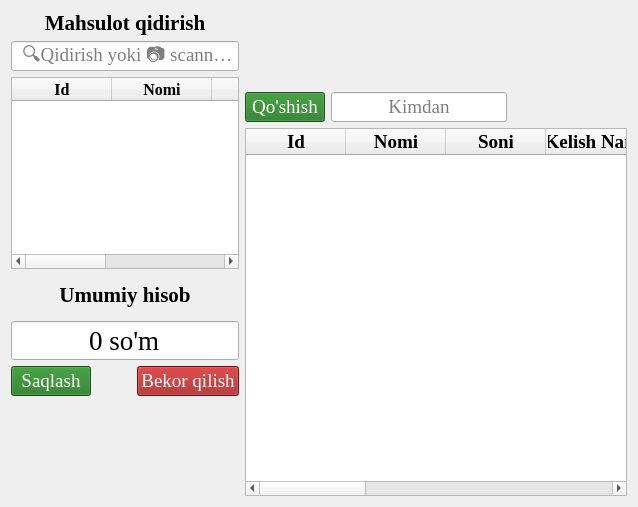
        <widget class="QWidget" name="tab">
         <attribute name="icon">
          <iconset resource="icons/images.qrc">
           <normaloff>:/image/plus.png</normaloff>:/image/plus.png</iconset>
         </attribute>
         <attribute name="title">
          <string>Yangi tovar</string>
         </attribute>
         <layout class="QGridLayout" name="gridLayout">
          <item row="0" column="0">
           <layout class="QHBoxLayout" name="horizontalLayout_2" stretch="3,8">
            <item>
             <layout class="QGridLayout" name="gridLayout_5">
              <item row="4" column="0">
               <widget class="QLineEdit" name="lineEdit_5">
                <property name="font">
                 <font>
                  <family>Times New Roman</family>
                  <pointsize>20</pointsize>
                  <stylestrategy>PreferDefault</stylestrategy>
                 </font>
                </property>
                <property name="focusPolicy">
                 <enum>Qt::StrongFocus</enum>
                </property>
                <property name="toolTip">
                 <string>&lt;html&gt;&lt;head/&gt;&lt;body&gt;&lt;p align=&quot;right&quot;&gt;&lt;br/&gt;&lt;/p&gt;&lt;/body&gt;&lt;/html&gt;</string>
                </property>
                <property name="whatsThis">
                 <string>&lt;html&gt;&lt;head/&gt;&lt;body&gt;&lt;p align=&quot;right&quot;&gt;sd&lt;/p&gt;&lt;/body&gt;&lt;/html&gt;</string>
                </property>
                <property name="layoutDirection">
                 <enum>Qt::LeftToRight</enum>
                </property>
                <property name="styleSheet">
                 <string notr="true"/>
                </property>
                <property name="text">
                 <string>0 so'm</string>
                </property>
                <property name="alignment">
                 <set>Qt::AlignCenter</set>
                </property>
               </widget>
              </item>
              <item row="0" column="0">
               <widget class="QLabel" name="label_10">
                <property name="font">
                 <font>
                  <family>Times New Roman</family>
                  <pointsize>14</pointsize>
                  <stylestrategy>PreferDefault</stylestrategy>
                 </font>
                </property>
                <property name="text">
                 <string>&lt;html&gt;&lt;head/&gt;&lt;body&gt;&lt;p&gt;&lt;span style=&quot; font-size:16pt; font-weight:600;&quot;&gt;Mahsulot qidirish&lt;/span&gt;&lt;/p&gt;&lt;/body&gt;&lt;/html&gt;</string>
                </property>
                <property name="alignment">
                 <set>Qt::AlignCenter</set>
                </property>
               </widget>
              </item>
              <item row="2" column="0">
               <widget class="QTableWidget" name="tableWidget_6">
                <property name="font">
                 <font>
                  <family>Times New Roman</family>
                  <pointsize>10</pointsize>
                 </font>
                </property>
                <property name="editTriggers">
                 <set>QAbstractItemView::NoEditTriggers</set>
                </property>
                <property name="selectionMode">
                 <enum>QAbstractItemView::SingleSelection</enum>
                </property>
                <property name="selectionBehavior">
                 <enum>QAbstractItemView::SelectRows</enum>
                </property>
                <property name="sortingEnabled">
                 <bool>true</bool>
                </property>
                <attribute name="verticalHeaderVisible">
                 <bool>false</bool>
                </attribute>
                <attribute name="verticalHeaderCascadingSectionResizes">
                 <bool>true</bool>
                </attribute>
                <column>
                 <property name="text">
                  <string>Id</string>
                 </property>
                 <property name="font">
                  <font>
                   <family>Times New Roman</family>
                   <pointsize>12</pointsize>
                   <weight>75</weight>
                   <bold>true</bold>
                  </font>
                 </property>
                </column>
                <column>
                 <property name="text">
                  <string>Nomi</string>
                 </property>
                 <property name="font">
                  <font>
                   <family>Times New Roman</family>
                   <pointsize>12</pointsize>
                   <weight>75</weight>
                   <bold>true</bold>
                  </font>
                 </property>
                </column>
                <column>
                 <property name="text">
                  <string>Narx</string>
                 </property>
                 <property name="font">
                  <font>
                   <family>Times New Roman</family>
                   <pointsize>12</pointsize>
                   <weight>75</weight>
                   <bold>true</bold>
                  </font>
                 </property>
                </column>
                <column>
                 <property name="text">
                  <string>Soni</string>
                 </property>
                 <property name="font">
                  <font>
                   <family>Times New Roman</family>
                   <pointsize>12</pointsize>
                   <weight>75</weight>
                   <bold>true</bold>
                  </font>
                 </property>
                </column>
                <column>
                 <property name="text">
                  <string>Barcode</string>
                 </property>
                 <property name="font">
                  <font>
                   <family>Times New Roman</family>
                   <pointsize>12</pointsize>
                   <weight>75</weight>
                   <bold>true</bold>
                  </font>
                 </property>
                </column>
               </widget>
              </item>
              <item row="3" column="0">
               <widget class="QLabel" name="label_9">
                <property name="minimumSize">
                 <size>
                  <width>50</width>
                  <height>40</height>
                 </size>
                </property>
                <property name="maximumSize">
                 <size>
                  <width>1000</width>
                  <height>70</height>
                 </size>
                </property>
                <property name="font">
                 <font>
                  <family>Times New Roman</family>
                  <pointsize>14</pointsize>
                  <stylestrategy>PreferDefault</stylestrategy>
                 </font>
                </property>
                <property name="text">
                 <string>&lt;html&gt;&lt;head/&gt;&lt;body&gt;&lt;p align=&quot;center&quot;&gt;&lt;span style=&quot; font-size:16pt; font-weight:600;&quot;&gt;Umumiy hisob&lt;/span&gt;&lt;/p&gt;&lt;/body&gt;&lt;/html&gt;</string>
                </property>
               </widget>
              </item>
              <item row="1" column="0">
               <widget class="QLineEdit" name="lineEdit_4">
                <property name="font">
                 <font>
                  <family>Times New Roman</family>
                  <pointsize>14</pointsize>
                  <stylestrategy>PreferDefault</stylestrategy>
                 </font>
                </property>
                <property name="alignment">
                 <set>Qt::AlignCenter</set>
                </property>
                <property name="placeholderText">
                 <string> 🔍Qidirish yoki 📷 scanner ...</string>
                </property>
               </widget>
              </item>
              <item row="5" column="0">
               <layout class="QGridLayout" name="gridLayout_23">
                <item row="0" column="2">
                 <spacer name="horizontalSpacer_27">
                  <property name="font">
                   <font>
                    <family>Times New Roman</family>
                    <pointsize>14</pointsize>
                    <stylestrategy>PreferDefault</stylestrategy>
                   </font>
                  </property>
                  <property name="orientation">
                   <enum>Qt::Horizontal</enum>
                  </property>
                  <property name="sizeType">
                   <enum>QSizePolicy::Minimum</enum>
                  </property>
                  <property name="sizeHint" stdset="0">
                   <size>
                    <width>40</width>
                    <height>20</height>
                   </size>
                  </property>
                 </spacer>
                </item>
                <item row="0" column="4">
                 <spacer name="horizontalSpacer_28">
                  <property name="font">
                   <font>
                    <family>Times New Roman</family>
                    <pointsize>14</pointsize>
                    <stylestrategy>PreferDefault</stylestrategy>
                   </font>
                  </property>
                  <property name="orientation">
                   <enum>Qt::Horizontal</enum>
                  </property>
                  <property name="sizeType">
                   <enum>QSizePolicy::Expanding</enum>
                  </property>
                  <property name="sizeHint" stdset="0">
                   <size>
                    <width>40</width>
                    <height>20</height>
                   </size>
                  </property>
                 </spacer>
                </item>
                <item row="0" column="0">
                 <spacer name="horizontalSpacer_29">
                  <property name="font">
                   <font>
                    <family>Times New Roman</family>
                    <pointsize>14</pointsize>
                    <stylestrategy>PreferDefault</stylestrategy>
                   </font>
                  </property>
                  <property name="orientation">
                   <enum>Qt::Horizontal</enum>
                  </property>
                  <property name="sizeType">
                   <enum>QSizePolicy::Expanding</enum>
                  </property>
                  <property name="sizeHint" stdset="0">
                   <size>
                    <width>40</width>
                    <height>20</height>
                   </size>
                  </property>
                 </spacer>
                </item>
                <item row="0" column="3">
                 <widget class="QPushButton" name="pushButton_9">
                  <property name="font">
                   <font>
                    <family>Times New Roman</family>
                    <pointsize>14</pointsize>
                    <underline>false</underline>
                    <strikeout>false</strikeout>
                    <stylestrategy>PreferDefault</stylestrategy>
                   </font>
                  </property>
                  <property name="cursor">
                   <cursorShape>ArrowCursor</cursorShape>
                  </property>
                  <property name="styleSheet">
                   <string notr="true">background-color: rgb(160, 20, 20); color: white;</string>
                  </property>
                  <property name="text">
                   <string>Bekor qilish</string>
                  </property>
                 </widget>
                </item>
                <item row="0" column="1">
                 <widget class="QPushButton" name="pushButton_11">
                  <property name="font">
                   <font>
                    <family>Times New Roman</family>
                    <pointsize>14</pointsize>
                    <weight>50</weight>
                    <bold>false</bold>
                    <stylestrategy>PreferDefault</stylestrategy>
                   </font>
                  </property>
                  <property name="styleSheet">
                   <string notr="true">background-color: rgb(31, 118, 28); color: white;</string>
                  </property>
                  <property name="text">
                   <string>Saqlash</string>
                  </property>
                 </widget>
                </item>
                <item row="1" column="2">
                 <spacer name="verticalSpacer_3">
                  <property name="orientation">
                   <enum>Qt::Vertical</enum>
                  </property>
                  <property name="sizeType">
                   <enum>QSizePolicy::Fixed</enum>
                  </property>
                  <property name="sizeHint" stdset="0">
                   <size>
                    <width>20</width>
                    <height>100</height>
                   </size>
                  </property>
                 </spacer>
                </item>
               </layout>
              </item>
             </layout>
            </item>
            <item>
             <layout class="QGridLayout" name="gridLayout_4">
              <item row="1" column="0">
               <layout class="QHBoxLayout" name="horizontalLayout_3">
                <item>
                 <widget class="QPushButton" name="pushButton_12">
                  <property name="maximumSize">
                   <size>
                    <width>150</width>
                    <height>50</height>
                   </size>
                  </property>
                  <property name="font">
                   <font>
                    <family>Times New Roman</family>
                    <pointsize>14</pointsize>
                    <stylestrategy>PreferDefault</stylestrategy>
                   </font>
                  </property>
                  <property name="styleSheet">
                   <string notr="true">background-color:rgb(31, 118, 28); color: white;</string>
                  </property>
                  <property name="text">
                   <string>Qo'shish</string>
                  </property>
                 </widget>
                </item>
                <item>
                 <widget class="QLineEdit" name="lineEdit_6">
                  <property name="maximumSize">
                   <size>
                    <width>300</width>
                    <height>16777215</height>
                   </size>
                  </property>
                  <property name="font">
                   <font>
                    <family>Times New Roman</family>
                    <pointsize>14</pointsize>
                   </font>
                  </property>
                  <property name="alignment">
                   <set>Qt::AlignCenter</set>
                  </property>
                  <property name="placeholderText">
                   <string>Kimdan</string>
                  </property>
                 </widget>
                </item>
                <item>
                 <spacer name="horizontalSpacer_2">
                  <property name="orientation">
                   <enum>Qt::Horizontal</enum>
                  </property>
                  <property name="sizeHint" stdset="0">
                   <size>
                    <width>40</width>
                    <height>20</height>
                   </size>
                  </property>
                 </spacer>
                </item>
               </layout>
              </item>
              <item row="2" column="0">
               <widget class="QTableWidget" name="tableWidget_7">
                <property name="font">
                 <font>
                  <family>Times New Roman</family>
                  <pointsize>12</pointsize>
                 </font>
                </property>
                <property name="sortingEnabled">
                 <bool>true</bool>
                </property>
                <attribute name="verticalHeaderVisible">
                 <bool>false</bool>
                </attribute>
                <attribute name="verticalHeaderCascadingSectionResizes">
                 <bool>true</bool>
                </attribute>
                <column>
                 <property name="text">
                  <string>Id</string>
                 </property>
                 <property name="font">
                  <font>
                   <family>Times New Roman</family>
                   <pointsize>14</pointsize>
                   <weight>75</weight>
                   <bold>true</bold>
                  </font>
                 </property>
                </column>
                <column>
                 <property name="text">
                  <string>Nomi</string>
                 </property>
                 <property name="font">
                  <font>
                   <family>Times New Roman</family>
                   <pointsize>14</pointsize>
                   <weight>75</weight>
                   <bold>true</bold>
                  </font>
                 </property>
                </column>
                <column>
                 <property name="text">
                  <string>Soni</string>
                 </property>
                 <property name="font">
                  <font>
                   <family>Times New Roman</family>
                   <pointsize>14</pointsize>
                   <weight>75</weight>
                   <bold>true</bold>
                  </font>
                 </property>
                </column>
                <column>
                 <property name="text">
                  <string>Kelish Narxi</string>
                 </property>
                 <property name="font">
                  <font>
                   <family>Times New Roman</family>
                   <pointsize>14</pointsize>
                   <weight>75</weight>
                   <bold>true</bold>
                  </font>
                 </property>
                </column>
                <column>
                 <property name="text">
                  <string>Narxi</string>
                 </property>
                 <property name="font">
                  <font>
                   <family>Times New Roman</family>
                   <pointsize>14</pointsize>
                   <weight>75</weight>
                   <bold>true</bold>
                  </font>
                 </property>
                </column>
                <column>
                 <property name="text">
                  <string>Pachka Narxi</string>
                 </property>
                 <property name="font">
                  <font>
                   <family>Times New Roman</family>
                   <pointsize>14</pointsize>
                   <weight>75</weight>
                   <bold>true</bold>
                  </font>
                 </property>
                </column>
                <column>
                 <property name="text">
                  <string>Barcode</string>
                 </property>
                 <property name="font">
                  <font>
                   <family>Times New Roman</family>
                   <pointsize>14</pointsize>
                   <weight>75</weight>
                   <bold>true</bold>
                  </font>
                 </property>
                </column>
                <column>
                 <property name="text">
                  <string>Qoldiq</string>
                 </property>
                 <property name="font">
                  <font>
                   <family>Times New Roman</family>
                   <pointsize>14</pointsize>
                   <weight>75</weight>
                   <bold>true</bold>
                  </font>
                 </property>
                </column>
                <column>
                 <property name="text">
                  <string>Hisob</string>
                 </property>
                 <property name="font">
                  <font>
                   <family>Times New Roman</family>
                   <pointsize>14</pointsize>
                   <weight>75</weight>
                   <bold>true</bold>
                  </font>
                 </property>
                </column>
                <column>
                 <property name="text">
                  <string>O'chirish</string>
                 </property>
                 <property name="font">
                  <font>
                   <family>Times New Roman</family>
                   <pointsize>14</pointsize>
                   <weight>75</weight>
                   <bold>true</bold>
                  </font>
                 </property>
                </column>
               </widget>
              </item>
              <item row="0" column="0">
               <layout class="QHBoxLayout" name="horizontalLayout_13">
                <item>
                 <spacer name="horizontalSpacer_30">
                  <property name="orientation">
                   <enum>Qt::Horizontal</enum>
                  </property>
                  <property name="sizeHint" stdset="0">
                   <size>
                    <width>40</width>
                    <height>20</height>
                   </size>
                  </property>
                 </spacer>
                </item>
                <item>
                 <widget class="QLabel" name="label_11">
                  <property name="enabled">
                   <bool>true</bool>
                  </property>
                  <property name="minimumSize">
                   <size>
                    <width>150</width>
                    <height>75</height>
                   </size>
                  </property>
                  <property name="maximumSize">
                   <size>
                    <width>150</width>
                    <height>100</height>
                   </size>
                  </property>
                  <property name="font">
                   <font>
                    <family>Times New Roman</family>
                    <pointsize>25</pointsize>
                    <stylestrategy>PreferDefault</stylestrategy>
                   </font>
                  </property>
                  <property name="tabletTracking">
                   <bool>false</bool>
                  </property>
                  <property name="layoutDirection">
                   <enum>Qt::LeftToRight</enum>
                  </property>
                  <property name="styleSheet">
                   <string notr="true"/>
                  </property>
                  <property name="text">
                   <string/>
                  </property>
                  <property name="pixmap">
                   <pixmap resource="icons/images.qrc">:/image/logo.png</pixmap>
                  </property>
                  <property name="scaledContents">
                   <bool>true</bool>
                  </property>
                  <property name="alignment">
                   <set>Qt::AlignCenter</set>
                  </property>
                  <property name="wordWrap">
                   <bool>false</bool>
                  </property>
                 </widget>
                </item>
                <item>
                 <spacer name="horizontalSpacer_31">
                  <property name="orientation">
                   <enum>Qt::Horizontal</enum>
                  </property>
                  <property name="sizeHint" stdset="0">
                   <size>
                    <width>40</width>
                    <height>20</height>
                   </size>
                  </property>
                 </spacer>
                </item>
               </layout>
              </item>
             </layout>
            </item>
           </layout>
          </item>
         </layout>
        </widget>
